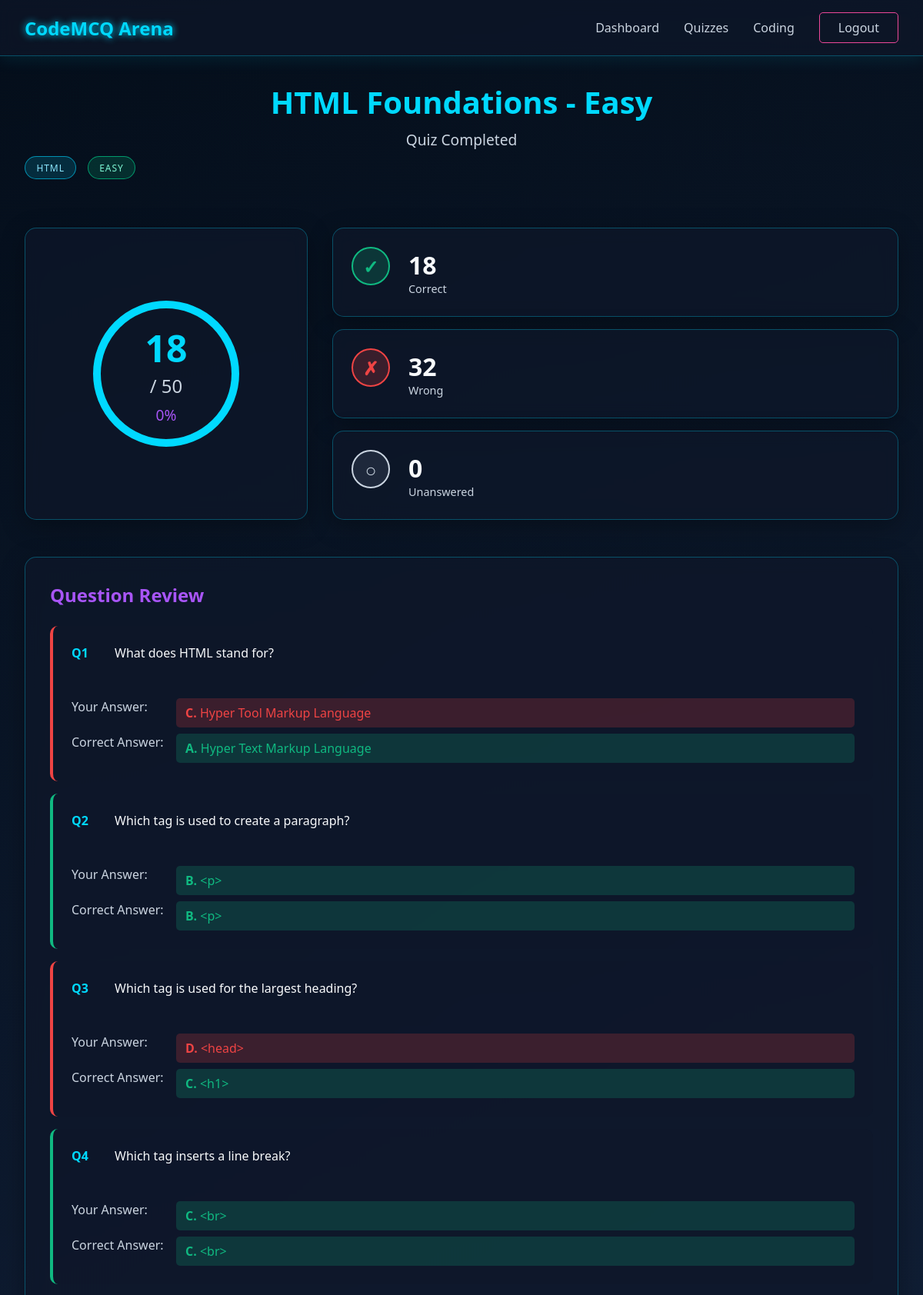
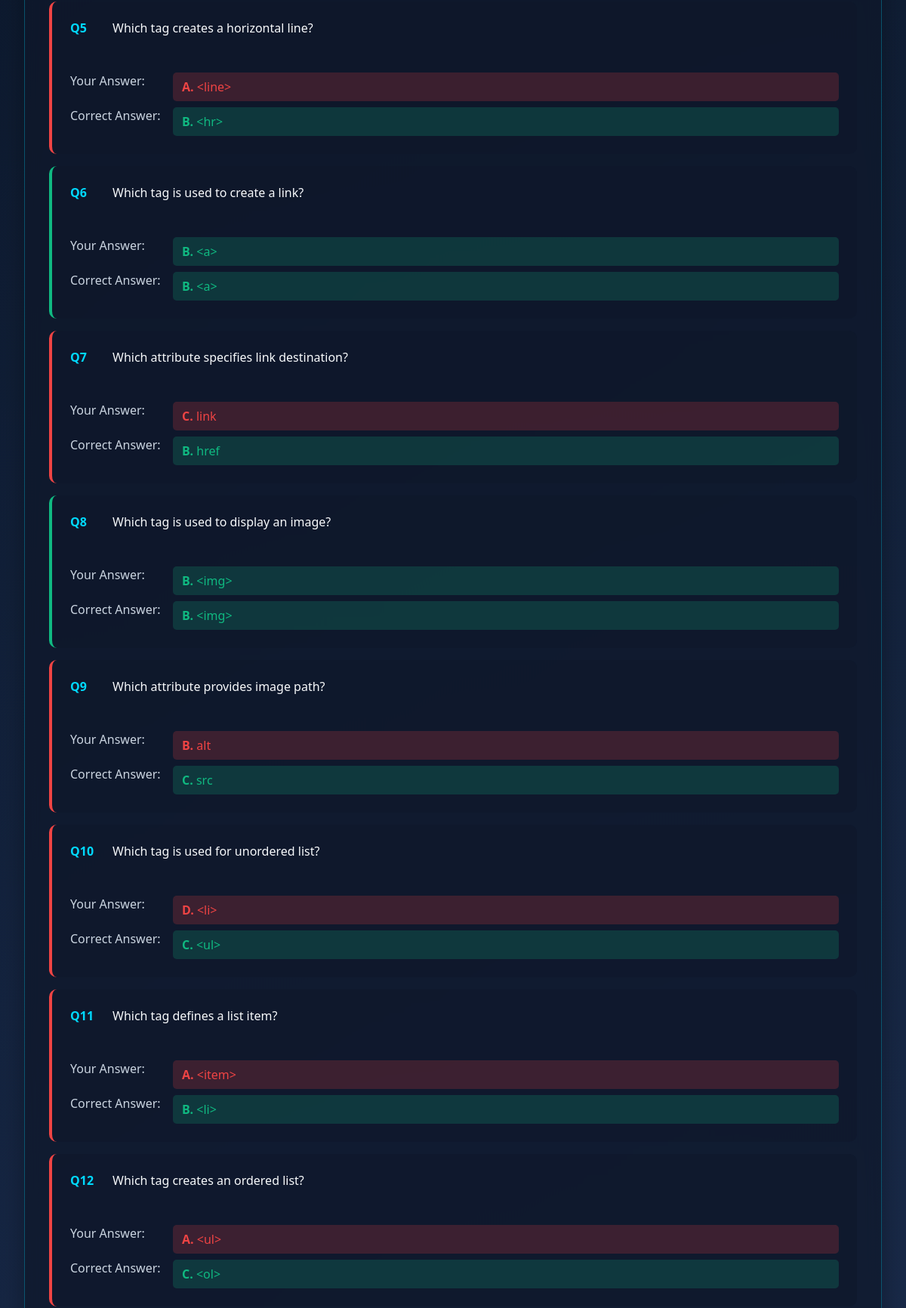
Page /result/47 (signed in, upper part) on the committed database (2 pictures, top to bottom).
### tables this page shows
CREATE TABLE attempts (
        id INTEGER PRIMARY KEY AUTOINCREMENT,
        user_id INTEGER NOT NULL,
        quiz_id TEXT NOT NULL,
        score INTEGER DEFAULT 0,
        started_at TIMESTAMP DEFAULT CURRENT_TIMESTAMP,
        completed_at TIMESTAMP,
        total_correct INTEGER DEFAULT 0,
        total_wrong INTEGER DEFAULT 0,
        total_unanswered INTEGER DEFAULT 0,
        FOREIGN KEY (user_id) REFERENCES users (id)
    );

### app.py (the view)
    def decorated_function(*args, **kwargs):
        if 'user_id' not in session:
            flash('Please login to access this page.', 'error')
            return redirect(url_for('login'))
        return f(*args, **kwargs)

### app.py (called while the page is built)
@app.context_processor
def inject_language_labels():
    return {
        'language_labels': LANGUAGE_LABELS,
        'get_language_label': get_language_label
    }

def get_db():
    conn = sqlite3.connect(app.config['DATABASE'])
    conn.row_factory = sqlite3.Row
    return conn

def require_login(f):
    def decorated_function(*args, **kwargs):
        if 'user_id' not in session:
            flash('Please login to access this page.', 'error')
            return redirect(url_for('login'))
        return f(*args, **kwargs)
    decorated_function.__name__ = f.__name__
    return decorated_function

### data_loader.py (called while the page is built, shortened)
def normalise(value: str) -> str:
    return value.strip().lower()

def get_language_label(language: Optional[str]) -> str:
    if not language:
        return ''
    key = normalise(language)
    return LANGUAGE_LABELS.get(key, key.replace('_', ' ').title())

def get_mcq_file_path(language: str, level: str) -> str:
    lang = normalise(language)
    lvl = normalise(level)
    return os.path.join(MCQ_DIR, lang, f'{lvl}.json')

def _load_json_file(path: str) -> Optional[Dict]:
    try:
        with open(path, 'r', encoding='utf-8') as f:
            return json.load(f)
    except (FileNotFoundError, json.JSONDecodeError):
        return None

def load_quiz(language: str, level: str) -> Optional[Dict]:
    file_path = get_mcq_file_path(language, level)
    return _load_json_file(file_path)

def get_quiz_by_id(quiz_id: str) -> Optional[Dict]:
    if not quiz_id or '_' not in quiz_id:
        return None
    language, level = quiz_id.rsplit('_', 1)
    language = normalise(language)
    level = normalise(level)
    quiz = load_quiz(language, level)
    if quiz:
        return quiz

### templates/result.html (shortened to what this page needs)
{% extends "base.html" %}
{% block content %}
<div class="result-container">
    <div class="result-header">
        <h1>{{ quiz.title }}</h1>
        <p class="result-subtitle">Quiz Completed</p>
        <div class="result-tags">
            <span class="language-tag">{{ get_language_label(quiz.language) }}</span>
            <span class="level-chip level-{{ quiz.level }}">{{ quiz.level.title() }}</span>
        </div>
    </div>
    <div class="result-stats">
        <div class="score-circle glass-card">
            <div class="score-ring">
                <svg class="progress-ring" width="200" height="200">
                    <circle class="progress-ring-circle" cx="100" cy="100" r="90" />
                </svg>
                <div class="score-content">
                    <div class="score-value" id="score-value">{{ attempt.score }}</div>
                    <div class="score-total">/ {{ quiz.questions|length }}</div>
                    <div class="score-percentage" id="score-percentage">0%</div>
                </div>
            </div>
        </div>
        <div class="stats-breakdown">
            <div class="stat-item glass-card">
                <div class="stat-icon correct">✓</div>
                <div class="stat-details">
                    <div class="stat-number">{{ attempt.total_correct }}</div>
                    <div class="stat-label">Correct</div>
                </div>
            </div>
            <div class="stat-item glass-card">
                <div class="stat-icon wrong">✗</div>
                <div class="stat-details">
                    <div class="stat-number">{{ attempt.total_wrong }}</div>
                    <div class="stat-label">Wrong</div>
                </div>
            </div>
            <div class="stat-item glass-card">
                <div class="stat-icon unanswered">○</div>
                <div class="stat-details">
                    <div class="stat-number">{{ attempt.total_unanswered }}</div>
                    <div class="stat-label">Unanswered</div>
                </div>
            </div>
        </div>
    </div>
    <div class="results-table-container glass-card">
        <h2 class="table-title">Question Review</h2>
        <div class="results-table">
            {% for result in results %}
            <div class="result-row {% if result.is_correct %}correct-row{% else %}wrong-row{% endif %}">
                <div class="result-question">
                    <div class="question-number">Q{{ loop.index }}</div>
                    <div class="question-text">{{ result.question.question_text }}</div>
                </div>
                <div class="result-answers">
                    <div class="answer-item">
                        <span class="answer-label">Your Answer:</span>
                        <span class="answer-value {% if result.selected_option_id == result.correct_option_id %}correct{% else %}wrong{% endif %}">
                            {% if result.selected_option_text %}
                                <strong>{{ result.selected_option_id|upper }}.</strong> {{ result.selected_option_text }}
                            {% else %}
                                Not answered
                            {% endif %}
                        </span>
                    </div>
                    <div class="answer-item">
                        <span class="answer-label">Correct Answer:</span>
                        <span class="answer-value correct"><strong>{{ result.correct_option_id|upper }}.</strong> {{ result.correct_option_text }}</span>
                    </div>
                </div>
            </div>
            {% endfor %}
        </div>
    </div>
</div>
{% endblock %}

### rows in the picture
attempts: score "18", total_correct "18", total_wrong "32", total_unanswered "0"

### other values in the picture
{{ quiz.title }} "HTML Foundations - Easy"
{{ get_language_label(quiz.language) }} "HTML"
{{ quiz.level.title() }} "EASY"
{{ quiz.questions|length }} "50"
{{ result.question.question_text }} "What does HTML stand for?" "Which tag is used to create a paragraph?" "Which tag is used for the largest heading?" "Which tag inserts a line break?" "Which tag creates a horizontal line?" "Which tag is used to create a link?" "Which attribute specifies link destination?" "Which tag is used to display an image?" "Which attribute provides image path?" "Which tag is used for unordered list?" "Which tag defines a list item?" "Which tag creates an ordered list?"
{{ result.selected_option_id|upper }} "C" "B" "D" "C" "A" "B" "C" "B" "B" "D" "A" "A"
{{ result.selected_option_text }} "Hyper Tool Markup Language" "<p>" "<head>" "<br>" "<line>" "<a>" "link" "<img>" "alt" "<li>" "<item>" "<ul>"
{{ result.correct_option_id|upper }} "A" "B" "C" "C" "B" "B" "B" "B" "C" "C" "B" "C"
{{ result.correct_option_text }} "Hyper Text Markup Language" "<p>" "<h1>" "<br>" "<hr>" "<a>" "href" "<img>" "src" "<ul>" "<li>" "<ol>"
